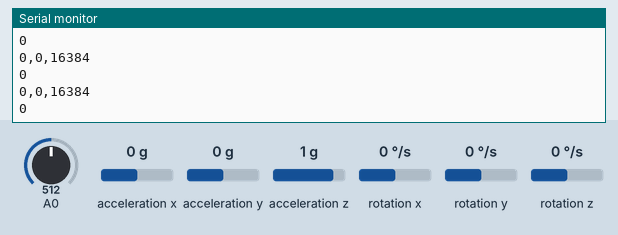
A sketch run on a simulated Arduino Due. Parts: the last lines printed to the serial monitor. The inputs (shaded band) are chosen by the test bench; at power-on: acceleration x 0 g, A0 = 512, acceleration y 0 g, acceleration z 1 g, rotation x 0 °/s, rotation y 0 °/s, rotation z 0 °/s.

Above: at 1.2 s.
1.3 s: acceleration x set to -1.4 g
At 1.36 s:
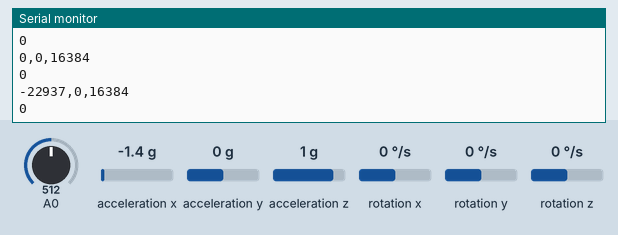
2.8 s: A0 set to 992
At 2.81 s:
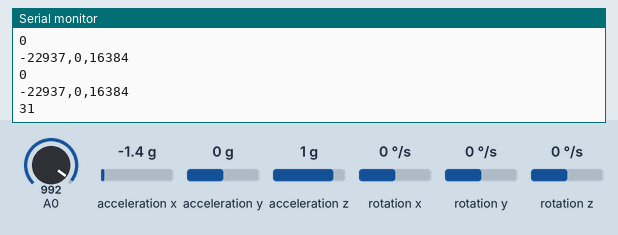
4.3 s: acceleration y set to -1.4 g
At 4.37 s:
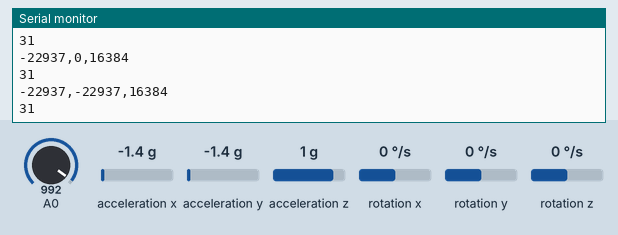
5.8 s: acceleration z set to -1.4 g
At 8.21 s:
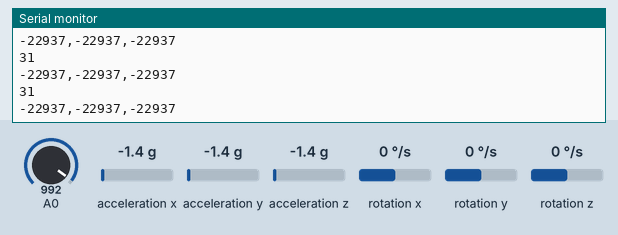

The sketch:

multiSensorTest.ino
```cpp
/** @file multiSensorTest.ino
 *
 *  Self Driving Buggy Sensor Board Drivers
 *
 *  @author Nat Jeffries
 *  Add yourselves to authors field upon contribution!
 *
 *  In order to run this code you need the following libraries:
 *  https://github.com/ivanseidel/DueTimer
 *  MPU6050 drivers (built-in ?)
 *  Wire.h libary (built-in)
 *
 *  Known Iusses:
 *  Sometimes the board issues a high-pitched buzz --weird
 */
//#include <Servo.h> --> currently causes naming conflict
//TODO: modify source code to temporarily remove Timer0 -2
//from the DueTimer source code
#include "I2Cdev.h"
#include "MPU6050.h"
#include "Wire.h"
#include "DueTimer.h"

/* Driver-wide definitions */
#define DEBUG

/* IMU Globals */
MPU6050 accelgyro;
int pos;
//Servo servo1;
int16_t ax, ay, az;
int16_t gx, gy, gz;

/* Distance encoder Globals */
bool is_in_range; //if true, trigger when we see out-of-range value
int last_rising_edge; //ms
volatile int curr_distance;//inches... subject to group consensus
#define HYST_TRIG_HIGH 950 //TODO: Tune these based on OBSERVED values
#define HYST_TRIG_LOW 850
#define WHEEL_CIR (10.0 * PI)
#define ADC_POLLING_PERIOD_US 1000 //1KHz polling rate
/*The following back-of-the-envelope calcultaions indicate max speed:
 Assume we must poll at least 50x per revolution in order to
 ALWAYS detect the magnet (this is conservative).
 Inches per Revolution = 31.415
 1KHz sample rate => 20 revolutions per second at 50 samples/rev
 628.3 inches per second => (approx) 37mph
 */
/* handler for timer interrupt during which ADC is polled */
void handler(){
    int hall_value = analogRead(A0);
    if (is_in_range && (hall_value > HYST_TRIG_HIGH)){
        curr_distance += WHEEL_CIR;
        is_in_range = false;
    }
    else if (!is_in_range && (hall_value <= HYST_TRIG_LOW)){
        is_in_range = true;
    }
}

void setup() {
    /*disable interrupts to ensure we won't receive the first timer
     or I2C interrupt before we are ready*/
    noInterrupts();
    pinMode(A0, INPUT);
    //servo1.attach(2);
    Serial.begin(115200); //high rate necessary for some debug
    Wire.begin(); //I2C library
    accelgyro.initialize(); //IMU library
    is_in_range = false; //make sure we don't start at > 0 distance
    curr_distance = 0;
    Timer3.attachInterrupt(handler); //handler is a function pointer
    Timer3.start(ADC_POLLING_PERIOD_US);
    interrupts();
}

void loop() {
    accelgyro.getMotion6(&ax, &ay, &az, &gx, &gy, &gz);
#ifdef DEBUG
    Serial.print(ax); Serial.print(",");
    Serial.print(ay); Serial.print(",");
    Serial.print(az); Serial.print("\n");
    Serial.print(curr_distance); Serial.print("\n");
    delay(100);
#endif
}
```

Measured:
- after the input at 1.3 s, the serial monitor: prints a new line after 0.05 s (image 1)
- after the input at 2.8 s, the serial monitor: prints a new line at once (image 2)
- after the input at 4.3 s, the serial monitor: prints a new line after 0.07 s (image 3)
- after the input at 5.8 s, the serial monitor: prints a new line at once (image 4)
